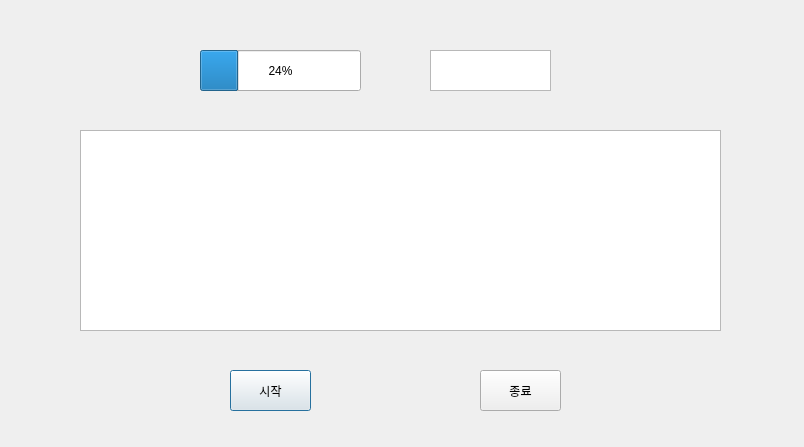
<?xml version="1.0" encoding="UTF-8"?>
<ui version="4.0">
 <class>Dialog</class>
 <widget class="QDialog" name="Dialog">
  <property name="geometry">
   <rect>
    <x>0</x>
    <y>0</y>
    <width>804</width>
    <height>447</height>
   </rect>
  </property>
  <property name="windowTitle">
   <string>Dialog</string>
  </property>
  <widget class="QPushButton" name="Start">
   <property name="geometry">
    <rect>
     <x>230</x>
     <y>370</y>
     <width>81</width>
     <height>41</height>
    </rect>
   </property>
   <property name="text">
    <string>시작</string>
   </property>
  </widget>
  <widget class="QPushButton" name="Exit">
   <property name="geometry">
    <rect>
     <x>480</x>
     <y>370</y>
     <width>81</width>
     <height>41</height>
    </rect>
   </property>
   <property name="text">
    <string>종료</string>
   </property>
  </widget>
  <widget class="QProgressBar" name="Fraud">
   <property name="geometry">
    <rect>
     <x>200</x>
     <y>50</y>
     <width>161</width>
     <height>41</height>
    </rect>
   </property>
   <property name="value">
    <number>24</number>
   </property>
  </widget>
  <widget class="QTextBrowser" name="textBrowser">
   <property name="geometry">
    <rect>
     <x>80</x>
     <y>130</y>
     <width>641</width>
     <height>201</height>
    </rect>
   </property>
   <property name="html">
    <string>&lt;!DOCTYPE HTML PUBLIC &quot;-//W3C//DTD HTML 4.0//EN&quot; &quot;http://www.w3.org/TR/REC-html40/strict.dtd&quot;&gt;
&lt;html&gt;&lt;head&gt;&lt;meta name=&quot;qrichtext&quot; content=&quot;1&quot; /&gt;&lt;style type=&quot;text/css&quot;&gt;
p, li { white-space: pre-wrap; }
&lt;/style&gt;&lt;/head&gt;&lt;body style=&quot; font-family:'Gulim'; font-size:9pt; font-weight:400; font-style:normal;&quot;&gt;
&lt;p style=&quot;-qt-paragraph-type:empty; margin-top:0px; margin-bottom:0px; margin-left:0px; margin-right:0px; -qt-block-indent:0; text-indent:0px;&quot;&gt;&lt;br /&gt;&lt;/p&gt;&lt;/body&gt;&lt;/html&gt;</string>
   </property>
  </widget>
  <widget class="QTextEdit" name="textEdit">
   <property name="geometry">
    <rect>
     <x>430</x>
     <y>50</y>
     <width>121</width>
     <height>41</height>
    </rect>
   </property>
  </widget>
 </widget>
 <resources/>
 <connections/>
</ui>
